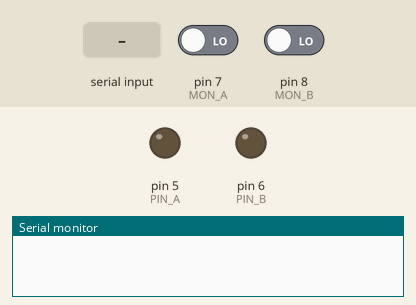
Simulated run of this sketch. Board: Arduino Uno, built with avr-gcc and run on an emulated ATmega328P. On the bench: output pins drawn as LEDs (lit = HIGH), the last lines printed to the serial monitor. The inputs (shaded band) are chosen by the test bench; at power-on: pin 7 (MON_A) LOW, pin 8 (MON_B) LOW.

Above: at 1.2 s.
1.3 s: "a" received over Serial
At 2.0 s:
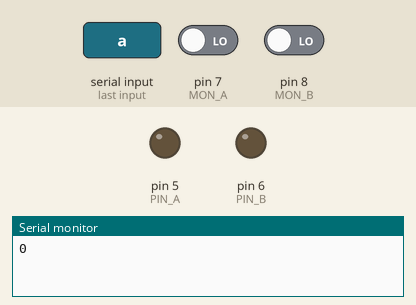
2.9 s: "b" received over Serial
At 3.3 s:
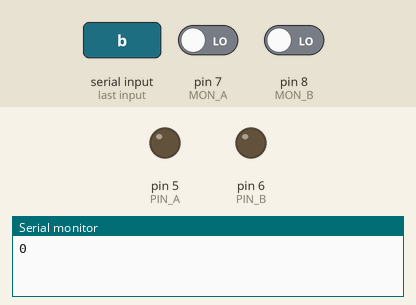
Timing chart, 0 to 5.9 s (numbered marks = the images above; inputs shaded):
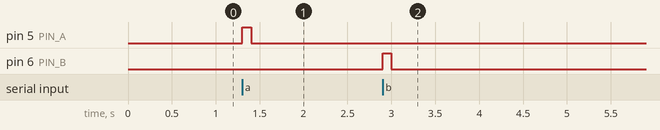

The sketch:

VICI_TTL_firmware.ino
```cpp
#define PIN_A 5
#define PIN_B 6
#define MON_A 7
#define MON_B 8
#define PULSEDLY 100
#define VALVEDLY 300
#define LOOPDLY 100


void setup() {
  // Configure and initialize pins
  pinMode(PIN_A, OUTPUT);
  digitalWrite(PIN_A, LOW);
  pinMode(PIN_B, OUTPUT);
  digitalWrite(PIN_B, LOW);
  pinMode(MON_A, INPUT);
  pinMode(MON_B, INPUT);

  Serial.begin(9600); // initialize serial comms, default = 8N1
  Serial.setTimeout(1000);
  while (Serial.available()) Serial.read();
}


void output_status() {
  int stateAB = (digitalRead(MON_B) << 1) | digitalRead(MON_A);
  switch (stateAB) {
    case 0:
      Serial.write('0');
      break;
    case 1:
      Serial.write('A');
      break;
    case 2:
      Serial.write('B');
      break;
    case 3:
      Serial.write('X');
      break;
    default:
      // should never happen!
      Serial.write('?');
      break;
  }
}


void loop() {
  if (Serial.available() > 0) {
    char c = Serial.read();
    // only take first character, rest will be flushed to avoid delayed execution of piled up instructions
    switch (c) {
      case 'a':
        digitalWrite(PIN_A, HIGH);
        delay(PULSEDLY);
        digitalWrite(PIN_A, LOW);
        delay(VALVEDLY);
        output_status();
        break;
      case 'b':
        digitalWrite(PIN_B, HIGH);
        delay(PULSEDLY);
        digitalWrite(PIN_B, LOW);
        delay(VALVEDLY);
        output_status();
        break;
      case '?':
        output_status();
        break;
      case '!':
        // The output string should end with an exclamation mark, and should
        // not contain any other exclamation marks.
        Serial.print("Hello, this is MOLTECH-VICI-TTL control v260213a!");
        break;
      default:
        break;
    }
    delay(LOOPDLY); // just wait LOOPDLY milliseconds
    // flush RX buffer
    while (Serial.available()) Serial.read();
  }
}
```

Measured:
- after the input at 1.3 s, pin 5 (PIN_A): LOW → HIGH at once, → LOW 0.10 s later
- after the input at 2.9 s, pin 6 (PIN_B): LOW → HIGH at once, → LOW 0.10 s later
